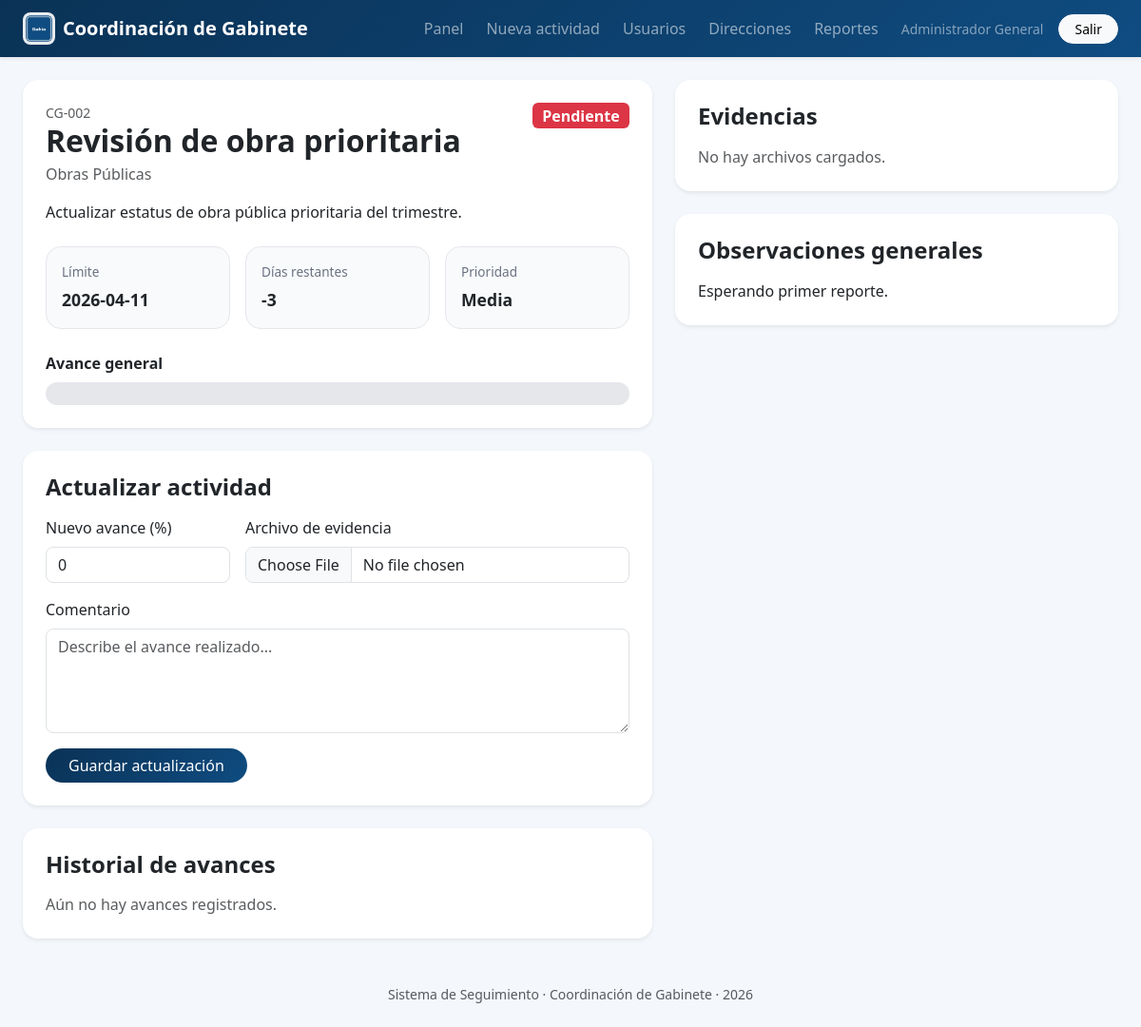
The app's page /activities/2 (signed in) with its own data.
### tables this page shows
CREATE TABLE activities (
            id INTEGER PRIMARY KEY AUTOINCREMENT,
            folio TEXT NOT NULL UNIQUE,
            title TEXT NOT NULL,
            description TEXT,
            direction_id INTEGER NOT NULL,
            created_by INTEGER NOT NULL,
            assigned_date TEXT NOT NULL,
            due_date TEXT NOT NULL,
            priority TEXT NOT NULL CHECK(priority IN ('Alta', 'Media', 'Baja')),
            status TEXT NOT NULL CHECK(status IN ('Pendiente', 'En proceso', 'Concluida', 'Vencida')),
            progress INTEGER NOT NULL DEFAULT 0,
            observations TEXT,
            created_at TEXT NOT NULL,
            updated_at TEXT NOT NULL,
            FOREIGN KEY (direction_id) REFERENCES directions(id),
            FOREIGN KEY (created_by) REFERENCES users(id)
        );

CREATE TABLE directions (
            id INTEGER PRIMARY KEY AUTOINCREMENT,
            name TEXT NOT NULL UNIQUE,
            responsible_name TEXT,
            email TEXT,
            created_at TEXT NOT NULL
        );

### app.py (the view, shortened to what this page needs)
@app.route("/activities/<int:activity_id>", methods=["GET", "POST"])
@login_required
def activity_detail(activity_id):
    refresh_overdue_statuses()
    conn = get_db()
    activity = conn.execute(
        """
        SELECT a.*, d.name AS direction_name
        FROM activities a
        JOIN directions d ON d.id = a.direction_id
        WHERE a.id = ?
        """,
        (activity_id,),
    ).fetchone()
    if not activity:
        conn.close()
        abort(404)
    if session.get("role") != "admin" and activity["direction_id"] != session.get("direction_id"):
        conn.close()
        abort(403)
    updates = conn.execute(
        """
        SELECT up.*, u.full_name
        FROM updates up
        JOIN users u ON u.id = up.user_id
        WHERE up.activity_id = ?
        ORDER BY up.id DESC
        """,
        (activity_id,),
    ).fetchall()
    files = conn.execute(
        """
        SELECT f.*, u.full_name
        FROM files f
        JOIN users u ON u.id = f.user_id
        WHERE f.activity_id = ?
        ORDER BY f.id DESC
        """,
        (activity_id,),
    ).fetchall()
    conn.close()
    return render_template(
        "activity_detail.html",
        activity=activity,
        updates=updates,
        files=files,
        days_remaining=days_remaining,
        status_color=status_color,
    )

### app.py (called while the page is built)
def get_db():
    conn = sqlite3.connect(DB_PATH)
    conn.row_factory = sqlite3.Row
    return conn

def now_iso():
    return datetime.now().strftime("%Y-%m-%d %H:%M:%S")

def login_required(view):
    @wraps(view)
    def wrapped(*args, **kwargs):
        if "user_id" not in session:
            flash("Debes iniciar sesión.", "warning")
            return redirect(url_for("login"))
        return view(*args, **kwargs)
    return wrapped

def status_color(activity):
    remaining = days_remaining(activity["due_date"])
    if activity["status"] == "Concluida":
        return "success"
    if remaining < 0:
        return "danger"
    if remaining <= 3:
        return "warning"
    return "primary"

def days_remaining(due_date_str):
    due = datetime.strptime(due_date_str, "%Y-%m-%d").date()
    return (due - date.today()).days

def normalize_activity_status(progress, due_date_str):
    if progress >= 100:
        return "Concluida"
    if days_remaining(due_date_str) < 0:
        return "Vencida"
    if progress > 0:
        return "En proceso"
    return "Pendiente"

def refresh_overdue_statuses():
    conn = get_db()
    rows = conn.execute("SELECT id, progress, due_date FROM activities").fetchall()
    for row in rows:
        status = normalize_activity_status(row["progress"], row["due_date"])
        conn.execute(
            "UPDATE activities SET status = ?, updated_at = ? WHERE id = ?",
            (status, now_iso(), row["id"]),
        )
    conn.commit()
    conn.close()

@app.context_processor
def inject_globals():
    return {
        "session": session,
        "current_year": datetime.now().year,
    }

### templates/activity_detail.html (shortened to what this page needs)
{% extends 'base.html' %}
{% block content %}
<div class="row g-4">
  <div class="col-lg-7">
    <div class="card border-0 shadow-sm rounded-4 mb-4">
      <div class="card-body p-4">
        <div class="d-flex justify-content-between align-items-start gap-3 flex-wrap">
          <div>
            <div class="text-muted small">{{ activity.folio }}</div>
            <h1 class="h2 fw-bold mb-1">{{ activity.title }}</h1>
            <div class="text-muted">{{ activity.direction_name }}</div>
          </div>
          <span class="badge text-bg-{{ status_color(activity) }} fs-6">{{ activity.status }}</span>
        </div>
        <p class="mt-3 mb-4">{{ activity.description or 'Sin descripción.' }}</p>
        <div class="row g-3">
          <div class="col-md-4"><div class="info-chip"><span>Límite</span><strong>{{ activity.due_date }}</strong></div></div>
          <div class="col-md-4"><div class="info-chip"><span>Días restantes</span><strong>{{ days_remaining(activity.due_date) }}</strong></div></div>
          <div class="col-md-4"><div class="info-chip"><span>Prioridad</span><strong>{{ activity.priority }}</strong></div></div>
        </div>
        <div class="mt-4">
          <label class="form-label fw-semibold">Avance general</label>
          <div class="progress rounded-pill" style="height: 24px;">
          </div>
        </div>
      </div>
    </div>
    <div class="card border-0 shadow-sm rounded-4 mb-4">
      <div class="card-body p-4">
        <h2 class="h4 fw-bold mb-3">Actualizar actividad</h2>
        <form method="post" enctype="multipart/form-data" class="row g-3">
          <div class="col-md-4">
            <label class="form-label">Nuevo avance (%)</label>
            <input type="number" name="progress" min="0" max="100" value="{{ activity.progress }}" class="form-control rounded-3" required>
          </div>
          <div class="col-md-8">
            <label class="form-label">Archivo de evidencia</label>
            <input type="file" name="file" class="form-control rounded-3">
          </div>
          <div class="col-12">
            <label class="form-label">Comentario</label>
            <textarea name="comment" rows="4" class="form-control rounded-3" placeholder="Describe el avance realizado..."></textarea>
          </div>
          <div class="col-12">
            <button class="btn btn-brand rounded-pill px-4">Guardar actualización</button>
          </div>
        </form>
      </div>
    </div>
    <div class="card border-0 shadow-sm rounded-4">
      <div class="card-body p-4">
        <h2 class="h4 fw-bold mb-3">Historial de avances</h2>
        {% for up in updates %}
        <div class="timeline-item pb-3 mb-3 border-bottom">
          <div class="d-flex justify-content-between gap-3 flex-wrap">
            <strong>{{ up.full_name }}</strong>
            <span class="small text-muted">{{ up.created_at }}</span>
          </div>
          <div class="small text-primary fw-semibold">Avance reportado: {{ up.progress }}%</div>
          <p class="mb-0 mt-2">{{ up.comment }}</p>
        </div>
        {% else %}
        <p class="text-muted mb-0">Aún no hay avances registrados.</p>
        {% endfor %}
      </div>
    </div>
  </div>
  <div class="col-lg-5">
    <div class="card border-0 shadow-sm rounded-4 mb-4">
      <div class="card-body p-4">
        <h2 class="h4 fw-bold mb-3">Evidencias</h2>
        {% for file in files %}
        <div class="d-flex justify-content-between align-items-center gap-2 py-2 border-bottom">
          <div>
            <div class="fw-semibold">{{ file.original_name }}</div>
            <div class="small text-muted">{{ file.full_name }} · {{ file.created_at }}</div>
          </div>
          <a href="{{ url_for('uploaded_file', filename=file.stored_name) }}" class="btn btn-sm btn-outline-primary rounded-pill" target="_blank">Abrir</a>
        </div>
        {% else %}
        <p class="text-muted mb-0">No hay archivos cargados.</p>
        {% endfor %}
      </div>
    </div>
    <div class="card border-0 shadow-sm rounded-4">
      <div class="card-body p-4">
        <h2 class="h4 fw-bold mb-3">Observaciones generales</h2>
        <p class="mb-0">{{ activity.observations or 'Sin observaciones registradas.' }}</p>
      </div>
    </div>
  </div>
</div>
{% endblock %}

### static/style.css (style rules this page uses)
:root { --brand: #0f4c81; --brand-dark: #0a3256; --light-bg: #f4f7fb; }
body { background: var(--light-bg); color: #1f2937; }
.btn-brand { background: linear-gradient(135deg, var(--brand-dark), var(--brand)); color: #fff; border: none; }
.info-chip { background: #f8fafc; border: 1px solid #e5e7eb; border-radius: 1rem; padding: 1rem; }
.info-chip span { display: block; color: #6b7280; font-size: .85rem; }
.info-chip strong { display: block; font-size: 1.1rem; margin-top: .35rem; }
.progress { height: 20px; background: #e5e7eb; }

### records on screen
activities: folio "CG-002", title "Revisión de obra prioritaria", status "Pendiente", description "Actualizar estatus de obra pública prioritaria del trimestre.", due_date "2026-04-11", due_date "-3", priority "Media", progress "0", observations "Esperando primer reporte."
directions: direction_name "Obras Públicas"

### other values on screen
{{ session.full_name }} "Administrador General"
